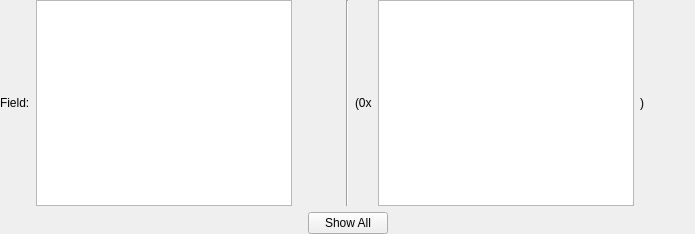
<?xml version="1.0" encoding="UTF-8"?>
<ui version="4.0">
 <class>ArrayListRawDataFieldWidget</class>
 <widget class="QWidget" name="ArrayListRawDataFieldWidget">
  <property name="geometry">
   <rect>
    <x>0</x>
    <y>0</y>
    <width>695</width>
    <height>234</height>
   </rect>
  </property>
  <property name="windowTitle">
   <string>Array List Raw Data Field</string>
  </property>
  <layout class="QVBoxLayout" name="verticalLayout">
   <property name="leftMargin">
    <number>0</number>
   </property>
   <property name="topMargin">
    <number>0</number>
   </property>
   <property name="rightMargin">
    <number>0</number>
   </property>
   <property name="bottomMargin">
    <number>0</number>
   </property>
   <item>
    <layout class="QHBoxLayout" name="horizontalLayout_4">
     <item>
      <widget class="QWidget" name="m_valueWidget" native="true">
       <layout class="QHBoxLayout" name="horizontalLayout">
        <property name="leftMargin">
         <number>0</number>
        </property>
        <property name="topMargin">
         <number>0</number>
        </property>
        <property name="rightMargin">
         <number>0</number>
        </property>
        <property name="bottomMargin">
         <number>0</number>
        </property>
        <item>
         <widget class="QLabel" name="m_nameLabel">
          <property name="text">
           <string>Field:</string>
          </property>
         </widget>
        </item>
        <item>
         <widget class="QPlainTextEdit" name="m_valuePlainTextEdit">
          <property name="sizeAdjustPolicy">
           <enum>QAbstractScrollArea::AdjustIgnored</enum>
          </property>
         </widget>
        </item>
        <item>
         <spacer name="horizontalSpacer">
          <property name="orientation">
           <enum>Qt::Horizontal</enum>
          </property>
          <property name="sizeHint" stdset="0">
           <size>
            <width>40</width>
            <height>20</height>
           </size>
          </property>
         </spacer>
        </item>
       </layout>
      </widget>
     </item>
     <item>
      <widget class="Line" name="m_sepLine">
       <property name="orientation">
        <enum>Qt::Vertical</enum>
       </property>
      </widget>
     </item>
     <item>
      <widget class="QWidget" name="m_serValueWidget" native="true">
       <layout class="QHBoxLayout" name="horizontalLayout_2">
        <property name="leftMargin">
         <number>0</number>
        </property>
        <property name="topMargin">
         <number>0</number>
        </property>
        <property name="rightMargin">
         <number>0</number>
        </property>
        <property name="bottomMargin">
         <number>0</number>
        </property>
        <item>
         <widget class="QLabel" name="m_serFrontLabel">
          <property name="text">
           <string>(0x</string>
          </property>
         </widget>
        </item>
        <item>
         <widget class="QPlainTextEdit" name="m_serValuePlainTextEdit">
          <property name="sizeAdjustPolicy">
           <enum>QAbstractScrollArea::AdjustIgnored</enum>
          </property>
          <property name="readOnly">
           <bool>true</bool>
          </property>
         </widget>
        </item>
        <item>
         <widget class="QLabel" name="m_serBackLabel">
          <property name="text">
           <string>)</string>
          </property>
         </widget>
        </item>
        <item>
         <spacer name="horizontalSpacer_2">
          <property name="orientation">
           <enum>Qt::Horizontal</enum>
          </property>
          <property name="sizeHint" stdset="0">
           <size>
            <width>40</width>
            <height>20</height>
           </size>
          </property>
         </spacer>
        </item>
       </layout>
      </widget>
     </item>
    </layout>
   </item>
   <item>
    <widget class="QWidget" name="m_showAllWidget" native="true">
     <layout class="QHBoxLayout" name="horizontalLayout_3">
      <property name="leftMargin">
       <number>0</number>
      </property>
      <property name="topMargin">
       <number>0</number>
      </property>
      <property name="rightMargin">
       <number>0</number>
      </property>
      <property name="bottomMargin">
       <number>0</number>
      </property>
      <item>
       <spacer name="horizontalSpacer_3">
        <property name="orientation">
         <enum>Qt::Horizontal</enum>
        </property>
        <property name="sizeHint" stdset="0">
         <size>
          <width>297</width>
          <height>20</height>
         </size>
        </property>
       </spacer>
      </item>
      <item>
       <widget class="QPushButton" name="m_showAllPushButton">
        <property name="text">
         <string>Show All</string>
        </property>
       </widget>
      </item>
      <item>
       <spacer name="horizontalSpacer_4">
        <property name="orientation">
         <enum>Qt::Horizontal</enum>
        </property>
        <property name="sizeHint" stdset="0">
         <size>
          <width>296</width>
          <height>20</height>
         </size>
        </property>
       </spacer>
      </item>
     </layout>
    </widget>
   </item>
  </layout>
 </widget>
 <resources/>
 <connections/>
</ui>
